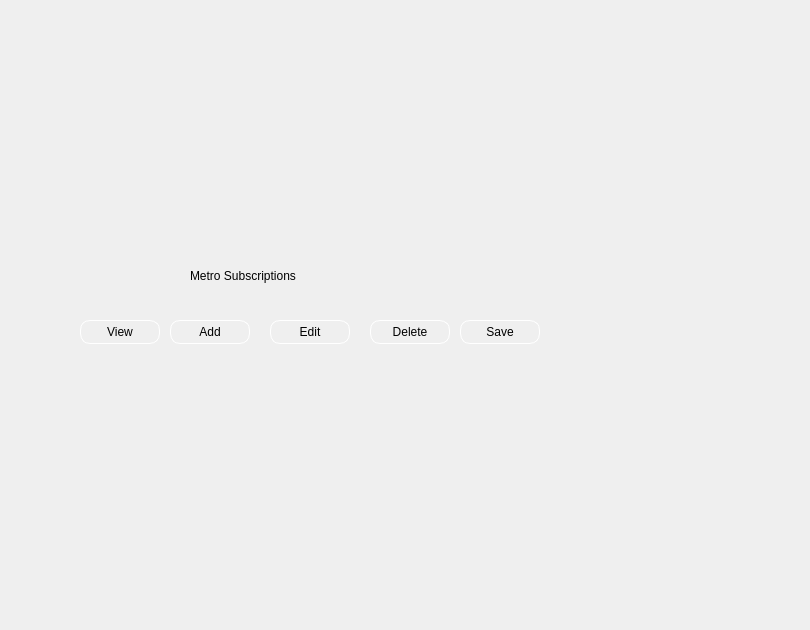
    <widget class="QWidget" name="sub">
     <widget class="QWidget" name="widget_2" native="true">
      <property name="geometry">
       <rect>
        <x>80</x>
        <y>50</y>
        <width>481</width>
        <height>381</height>
       </rect>
      </property>
      <widget class="QPushButton" name="pushButton_4">
       <property name="geometry">
        <rect>
         <x>380</x>
         <y>270</y>
         <width>80</width>
         <height>24</height>
        </rect>
       </property>
       <property name="styleSheet">
        <string notr="true">border-radius:10px;
font: 10pt &quot;Segoe UI&quot;;
border:1px solid white;</string>
       </property>
       <property name="text">
        <string>Save</string>
       </property>
      </widget>
      <widget class="QPushButton" name="pushButton_3">
       <property name="geometry">
        <rect>
         <x>290</x>
         <y>270</y>
         <width>80</width>
         <height>24</height>
        </rect>
       </property>
       <property name="styleSheet">
        <string notr="true">border-radius:10px;
font: 10pt &quot;Segoe UI&quot;;
border:1px solid white;</string>
       </property>
       <property name="text">
        <string>Delete</string>
       </property>
      </widget>
      <widget class="QPushButton" name="pushButton_2">
       <property name="geometry">
        <rect>
         <x>190</x>
         <y>270</y>
         <width>80</width>
         <height>24</height>
        </rect>
       </property>
       <property name="styleSheet">
        <string notr="true">border-radius:10px;
font: 10pt &quot;Segoe UI&quot;;
border:1px solid white;</string>
       </property>
       <property name="text">
        <string>Edit</string>
       </property>
      </widget>
      <widget class="QPushButton" name="pushButton">
       <property name="geometry">
        <rect>
         <x>90</x>
         <y>270</y>
         <width>80</width>
         <height>24</height>
        </rect>
       </property>
       <property name="styleSheet">
        <string notr="true">border-radius:10px;
font: 10pt &quot;Segoe UI&quot;;
border:1px solid white;</string>
       </property>
       <property name="text">
        <string>Add</string>
       </property>
      </widget>
      <widget class="QPushButton" name="pushButton_5">
       <property name="geometry">
        <rect>
         <x>0</x>
         <y>270</y>
         <width>80</width>
         <height>24</height>
        </rect>
       </property>
       <property name="styleSheet">
        <string notr="true">border-radius:10px;
font: 10pt &quot;Segoe UI&quot;;
border:1px solid white;</string>
       </property>
       <property name="text">
        <string>View</string>
       </property>
      </widget>
      <widget class="QLabel" name="label">
       <property name="geometry">
        <rect>
         <x>110</x>
         <y>200</y>
         <width>241</width>
         <height>51</height>
        </rect>
       </property>
       <property name="styleSheet">
        <string notr="true">font: 700 italic 20pt &quot;Calibri&quot;;

</string>
       </property>
       <property name="text">
        <string>Metro Subscriptions </string>
       </property>
      </widget>
     </widget>
     <widget class="QWidget" name="widget_10" native="true">
      <property name="geometry">
       <rect>
        <x>560</x>
        <y>10</y>
        <width>241</width>
        <height>611</height>
       </rect>
      </property>
      <property name="styleSheet">
       <string notr="true">background-image: url(:/QtWidgetsApplication3/download-removebg-preview.png);
background-position: center;
    background-repeat: no-repeat;
</string>
      </property>
     </widget>
    </widget>
